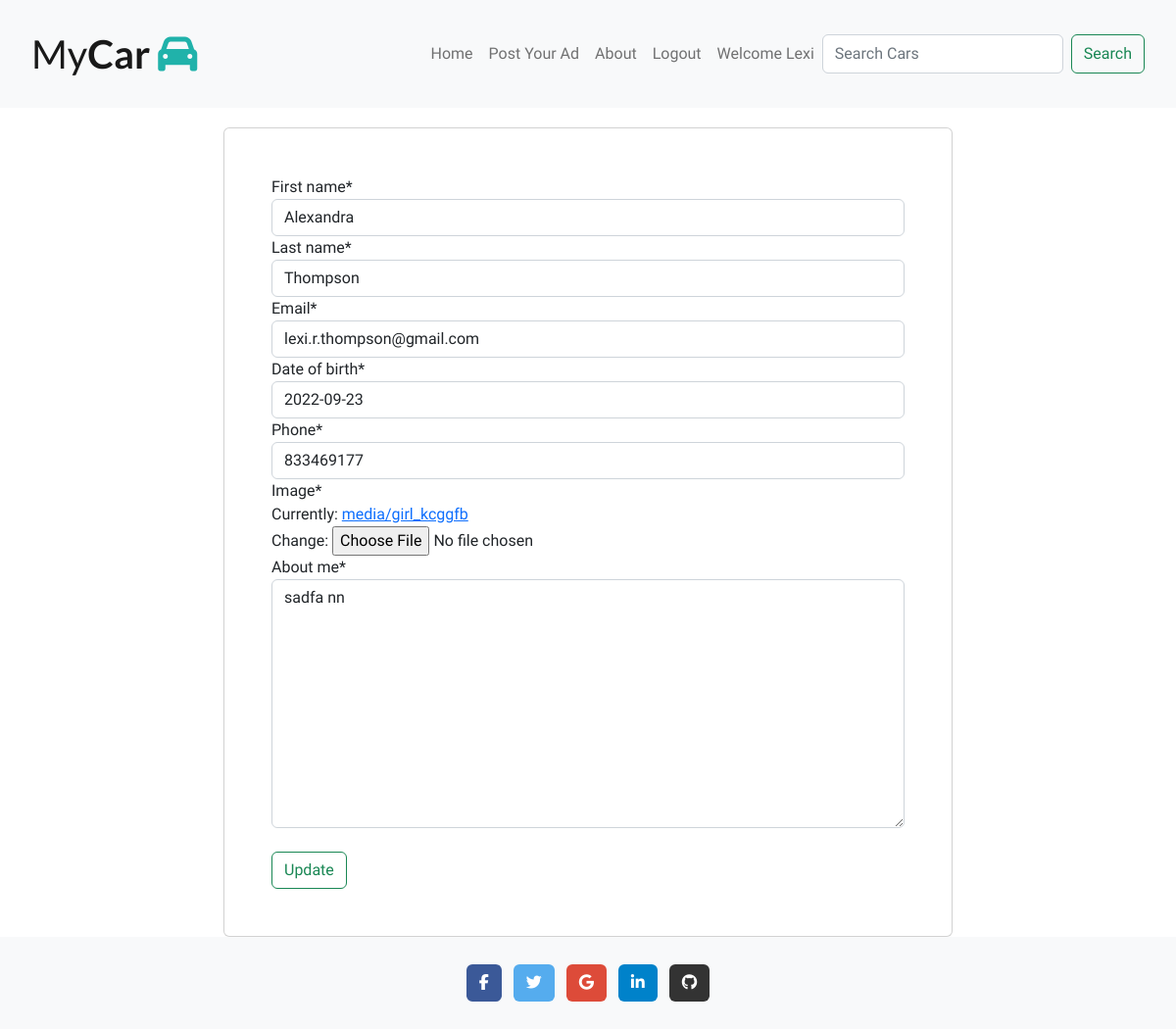
Page /edit_profile/lexi (signed in) on the earlier database version.
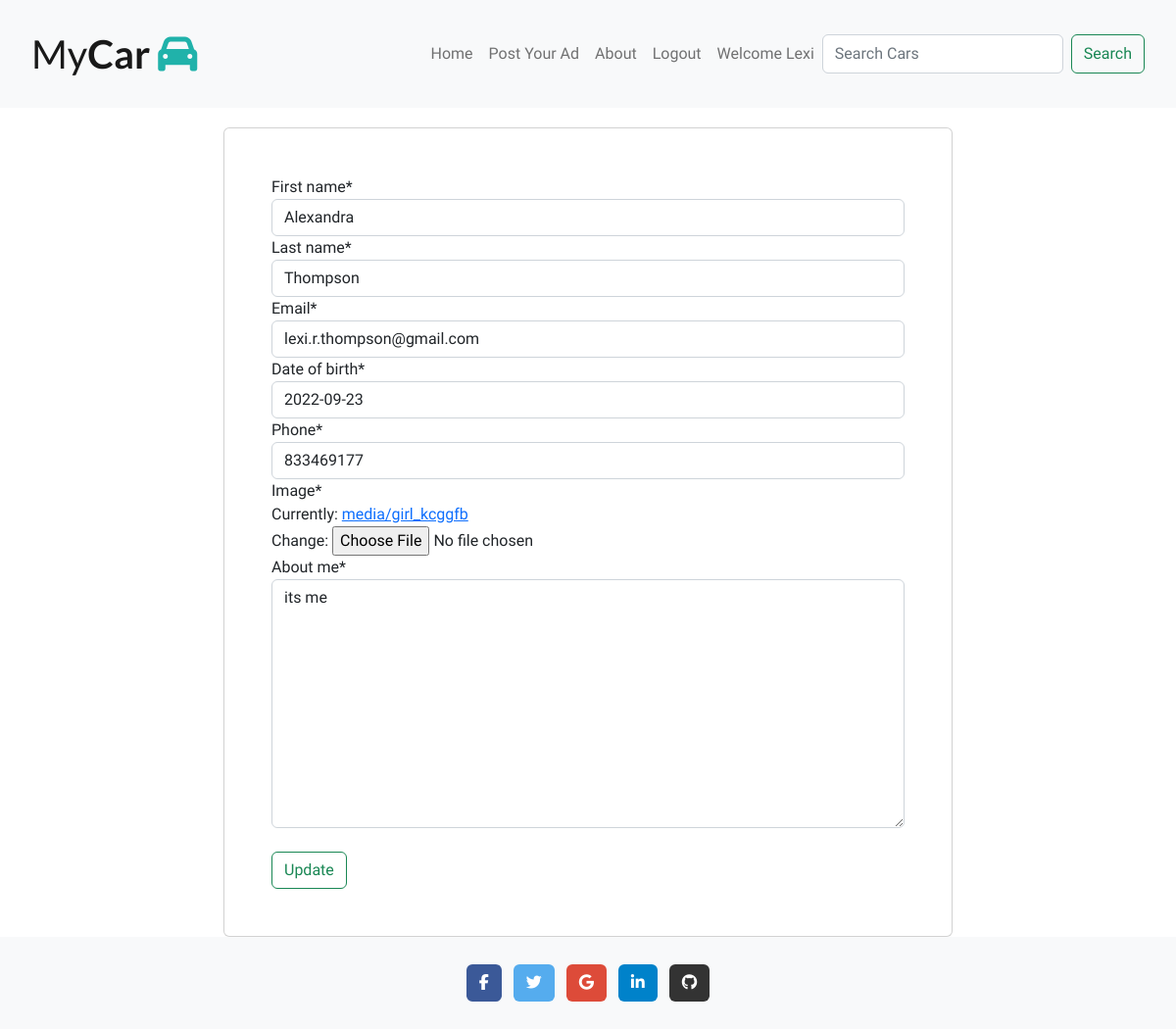
Same page on the later database version.
### user_profile/models.py (models this page shows, shortened)
class UserProfile(models.Model):
    user = models.OneToOneField(
        User, on_delete=models.CASCADE)
    first_name = models.CharField(max_length=100, unique=False, null=True)
    last_name = models.CharField(max_length=100, unique=False, null=True)
    email = models.EmailField(unique=True, null=True)
    date_of_birth = models.DateField(unique=False, null=True)
    phone = models.IntegerField(null=True)
    image = models.ImageField(null=True, default='/static/images/audi.jpeg')
    about_me = models.TextField(max_length=500, null=True)

### user_profile/views.py (the view, shortened to what this page needs)
# urls.py: path("edit_profile/<str:username>", views.edit_user_profile, name="edit_profile"),
def edit_user_profile(request, username):
    profile_list = UserProfile.objects.filter(user=request.user)
    if len(profile_list) > 0:
        profile = profile_list[0]
        form = UserProfileForms(instance=profile)
    else:
        form = UserProfileForms(instance=request.user)
    context = {
        'form': form
    }
    return render(request, 'user_profile/edit_profile.html', context)

### user_profile/forms.py
class UserProfileForms(forms.ModelForm):
    class Meta:
        model = UserProfile
        fields = ['first_name', 'last_name', 'email', 'date_of_birth', 'phone', 'image', 'about_me', ]

### templates/user_profile/edit_profile.html (shortened to what this page needs)
{% extends "base.html" %}
{% block content %}
{% load crispy_forms_tags %}
<div class="container col-md-8 card p-5 title">
    <form method="POST" enctype="multipart/form-data">
        {{ form | crispy }}
        <br>
        <input type="submit" class="btn btn-outline-success button" value="Update">
    </form>
</div>
{% endblock %}

Differences in the rows shown:
changed UserProfile "Alexandra": about_me "sadfa nn" → "its me"
